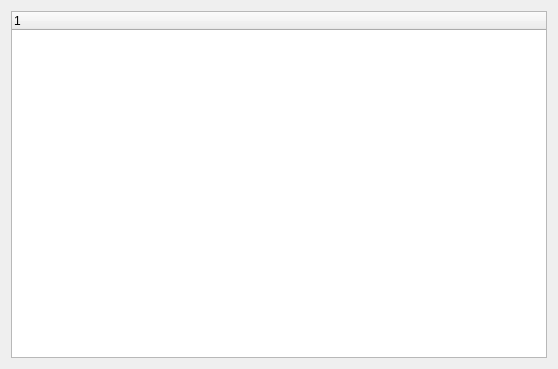
<?xml version="1.0" encoding="UTF-8"?>
<ui version="4.0">
 <class>Widget</class>
 <widget class="QWidget" name="Widget">
  <property name="geometry">
   <rect>
    <x>0</x>
    <y>0</y>
    <width>558</width>
    <height>369</height>
   </rect>
  </property>
  <property name="windowTitle">
   <string>Widget</string>
  </property>
  <layout class="QGridLayout" name="gridLayout">
   <item row="0" column="0">
    <widget class="QTreeWidget" name="treeWidget">
     <column>
      <property name="text">
       <string notr="true">1</string>
      </property>
     </column>
    </widget>
   </item>
  </layout>
 </widget>
 <resources/>
 <connections/>
</ui>
